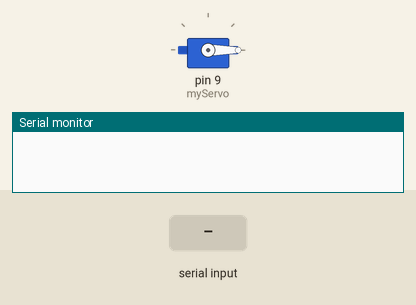
Bench run of a sketch on a simulated Arduino Uno, built with avr-gcc and run on an emulated ATmega328P. Parts: servo, the last lines printed to the serial monitor. The test bench sets the inputs (shaded band).

Above: at 1.2 s.
1.3 s: "p\n" received over Serial
At 2.1 s:
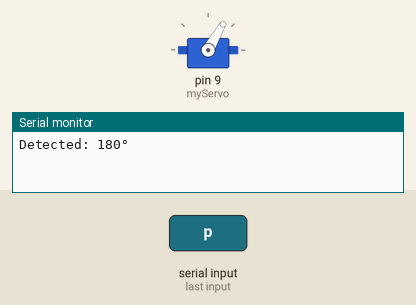
2.8 s: "o\n" received over Serial
At 5.2 s:
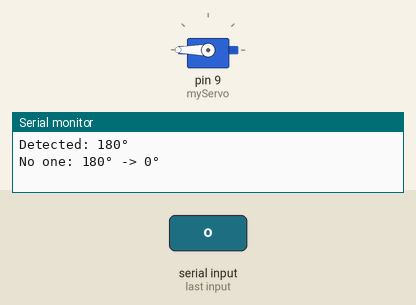
Timing chart, 0 to 6.7 s (numbered marks = the images above; inputs shaded):
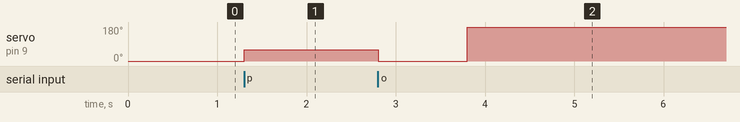

The sketch:

mechanicaliotnewcodeupdateantiboomersqaud.ino
```cpp
#include <Servo.h>

Servo myServo;
String input = "";
bool personDetected = false;

void setup() {
  Serial.begin(9600);
  myServo.attach(9); // Connect servo signal wire to pin 9
  myServo.write(0);  // Start at 0 degrees
}

void loop() {
  if (Serial.available()) {
    input = Serial.readStringUntil('\n');
    input.trim(); // Clean newline or space

    if (input == "p") {
      personDetected = true;
      myServo.write(60); // Person detected -> go to 180 and stay
      Serial.println("Detected: 180°");
    }
    else if (input == "o") {
      personDetected = false;
      myServo.write(0);  // Move to 180 first
      delay(1000);         // Hold for a moment
      myServo.write(180);    // Return to 0
      Serial.println("No one: 180° -> 0°");
    }
  }
}
```

Measured:
- after the input at 1.3 s, servo on pin 9 (myServo): 0° → 60° at once
- after the input at 2.8 s, servo on pin 9 (myServo): 60° → 0° at once, → 180° 1.0 s later
